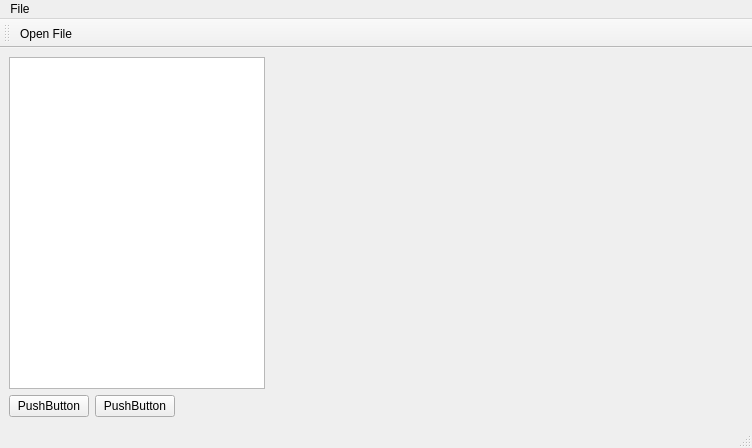
<?xml version="1.0" encoding="UTF-8"?>
<ui version="4.0">
 <class>MainWindow</class>
 <widget class="QMainWindow" name="MainWindow">
  <property name="geometry">
   <rect>
    <x>0</x>
    <y>0</y>
    <width>752</width>
    <height>448</height>
   </rect>
  </property>
  <property name="sizePolicy">
   <sizepolicy hsizetype="Expanding" vsizetype="Preferred">
    <horstretch>0</horstretch>
    <verstretch>0</verstretch>
   </sizepolicy>
  </property>
  <property name="windowTitle">
   <string>MainWindow</string>
  </property>
  <widget class="QWidget" name="centralwidget">
   <layout class="QVBoxLayout" name="verticalLayout">
    <item>
     <layout class="QHBoxLayout" name="horizontalLayout">
      <item>
       <widget class="QTreeView" name="treeView">
        <property name="sizePolicy">
         <sizepolicy hsizetype="Fixed" vsizetype="Expanding">
          <horstretch>0</horstretch>
          <verstretch>0</verstretch>
         </sizepolicy>
        </property>
        <property name="contextMenuPolicy">
         <enum>Qt::ContextMenuPolicy::ActionsContextMenu</enum>
        </property>
       </widget>
      </item>
      <item>
       <widget class="QVTKOpenGLNativeWidget" name="widget" native="true"/>
      </item>
     </layout>
    </item>
    <item>
     <layout class="QHBoxLayout" name="horizontalLayout_2">
      <item>
       <widget class="QPushButton" name="pushButton">
        <property name="text">
         <string>PushButton</string>
        </property>
       </widget>
      </item>
      <item>
       <widget class="QPushButton" name="pushButton_2">
        <property name="text">
         <string>PushButton</string>
        </property>
       </widget>
      </item>
      <item>
       <spacer name="horizontalSpacer">
        <property name="orientation">
         <enum>Qt::Orientation::Horizontal</enum>
        </property>
        <property name="sizeHint" stdset="0">
         <size>
          <width>40</width>
          <height>20</height>
         </size>
        </property>
       </spacer>
      </item>
     </layout>
    </item>
   </layout>
  </widget>
  <widget class="QMenuBar" name="menubar">
   <property name="geometry">
    <rect>
     <x>0</x>
     <y>0</y>
     <width>752</width>
     <height>22</height>
    </rect>
   </property>
   <widget class="QMenu" name="menuFile">
    <property name="title">
     <string>File</string>
    </property>
    <addaction name="actionOpen_File"/>
   </widget>
   <addaction name="menuFile"/>
  </widget>
  <widget class="QStatusBar" name="statusbar"/>
  <widget class="QToolBar" name="toolBar">
   <property name="windowTitle">
    <string>toolBar</string>
   </property>
   <attribute name="toolBarArea">
    <enum>TopToolBarArea</enum>
   </attribute>
   <attribute name="toolBarBreak">
    <bool>false</bool>
   </attribute>
   <addaction name="actionOpen_File"/>
  </widget>
  <action name="actionOpen_File">
   <property name="icon">
    <iconset resource="Icons.qrc">
     <normaloff>:/Icons/fileopen.png</normaloff>:/Icons/fileopen.png</iconset>
   </property>
   <property name="text">
    <string>Open File</string>
   </property>
   <property name="menuRole">
    <enum>QAction::MenuRole::NoRole</enum>
   </property>
  </action>
  <action name="actionItem_Options">
   <property name="text">
    <string>Item Options</string>
   </property>
   <property name="toolTip">
    <string>Item Options</string>
   </property>
   <property name="menuRole">
    <enum>QAction::MenuRole::NoRole</enum>
   </property>
  </action>
 </widget>
 <customwidgets>
  <customwidget>
   <class>QVTKOpenGLNativeWidget</class>
   <extends>QWidget</extends>
   <header>qvtkopenglnativewidget.h</header>
   <container>1</container>
  </customwidget>
 </customwidgets>
 <resources>
  <include location="Icons.qrc"/>
 </resources>
 <connections/>
</ui>
